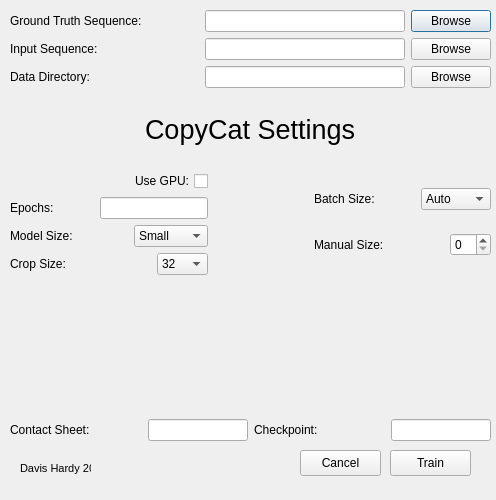
<?xml version="1.0" encoding="UTF-8"?>
<ui version="4.0">
 <class>CopyCat_GUI</class>
 <widget class="QDialog" name="CopyCat_GUI">
  <property name="geometry">
   <rect>
    <x>0</x>
    <y>0</y>
    <width>496</width>
    <height>500</height>
   </rect>
  </property>
  <property name="minimumSize">
   <size>
    <width>496</width>
    <height>500</height>
   </size>
  </property>
  <property name="maximumSize">
   <size>
    <width>496</width>
    <height>500</height>
   </size>
  </property>
  <property name="windowTitle">
   <string>CopyCat Train</string>
  </property>
  <widget class="QWidget" name="verticalLayoutWidget">
   <property name="geometry">
    <rect>
     <x>10</x>
     <y>10</y>
     <width>481</width>
     <height>431</height>
    </rect>
   </property>
   <layout class="QVBoxLayout" name="main_layout">
    <item>
     <layout class="QHBoxLayout" name="gt_frames">
      <item>
       <widget class="QLabel" name="gt_label">
        <property name="text">
         <string>Ground Truth Sequence:</string>
        </property>
       </widget>
      </item>
      <item>
       <spacer name="gt_spacer1">
        <property name="orientation">
         <enum>Qt::Horizontal</enum>
        </property>
        <property name="sizeHint" stdset="0">
         <size>
          <width>40</width>
          <height>20</height>
         </size>
        </property>
       </spacer>
      </item>
      <item>
       <widget class="QLineEdit" name="gt_file_path">
        <property name="minimumSize">
         <size>
          <width>200</width>
          <height>0</height>
         </size>
        </property>
        <property name="maximumSize">
         <size>
          <width>200</width>
          <height>16777215</height>
         </size>
        </property>
       </widget>
      </item>
      <item>
       <widget class="QPushButton" name="gt_file_browse">
        <property name="minimumSize">
         <size>
          <width>30</width>
          <height>0</height>
         </size>
        </property>
        <property name="maximumSize">
         <size>
          <width>100</width>
          <height>16777215</height>
         </size>
        </property>
        <property name="text">
         <string>Browse</string>
        </property>
       </widget>
      </item>
     </layout>
    </item>
    <item>
     <layout class="QHBoxLayout" name="input_frames">
      <item>
       <widget class="QLabel" name="input_label">
        <property name="text">
         <string>Input Sequence:</string>
        </property>
       </widget>
      </item>
      <item>
       <spacer name="input_spacer1">
        <property name="orientation">
         <enum>Qt::Horizontal</enum>
        </property>
        <property name="sizeHint" stdset="0">
         <size>
          <width>40</width>
          <height>20</height>
         </size>
        </property>
       </spacer>
      </item>
      <item>
       <widget class="QLineEdit" name="input_file_path">
        <property name="minimumSize">
         <size>
          <width>200</width>
          <height>0</height>
         </size>
        </property>
        <property name="maximumSize">
         <size>
          <width>200</width>
          <height>16777215</height>
         </size>
        </property>
       </widget>
      </item>
      <item>
       <widget class="QPushButton" name="input_file_browse">
        <property name="minimumSize">
         <size>
          <width>30</width>
          <height>0</height>
         </size>
        </property>
        <property name="maximumSize">
         <size>
          <width>100</width>
          <height>16777215</height>
         </size>
        </property>
        <property name="text">
         <string>Browse</string>
        </property>
       </widget>
      </item>
     </layout>
    </item>
    <item>
     <layout class="QHBoxLayout" name="data_file_browse">
      <item>
       <widget class="QLabel" name="data_label">
        <property name="text">
         <string>Data Directory:</string>
        </property>
       </widget>
      </item>
      <item>
       <spacer name="data_spacer1">
        <property name="orientation">
         <enum>Qt::Horizontal</enum>
        </property>
        <property name="sizeType">
         <enum>QSizePolicy::MinimumExpanding</enum>
        </property>
        <property name="sizeHint" stdset="0">
         <size>
          <width>40</width>
          <height>20</height>
         </size>
        </property>
       </spacer>
      </item>
      <item>
       <widget class="QLineEdit" name="data_dir_path">
        <property name="minimumSize">
         <size>
          <width>200</width>
          <height>0</height>
         </size>
        </property>
        <property name="maximumSize">
         <size>
          <width>200</width>
          <height>16777215</height>
         </size>
        </property>
       </widget>
      </item>
      <item>
       <widget class="QPushButton" name="data_dir_browse">
        <property name="maximumSize">
         <size>
          <width>100</width>
          <height>16777215</height>
         </size>
        </property>
        <property name="text">
         <string>Browse</string>
        </property>
       </widget>
      </item>
     </layout>
    </item>
    <item>
     <spacer name="top_spacer">
      <property name="orientation">
       <enum>Qt::Vertical</enum>
      </property>
      <property name="sizeType">
       <enum>QSizePolicy::Fixed</enum>
      </property>
      <property name="sizeHint" stdset="0">
       <size>
        <width>20</width>
        <height>20</height>
       </size>
      </property>
     </spacer>
    </item>
    <item>
     <layout class="QHBoxLayout" name="cc_header">
      <item>
       <spacer name="cc_header_spacer1">
        <property name="orientation">
         <enum>Qt::Horizontal</enum>
        </property>
        <property name="sizeHint" stdset="0">
         <size>
          <width>40</width>
          <height>20</height>
         </size>
        </property>
       </spacer>
      </item>
      <item>
       <widget class="QLabel" name="cc_header_label">
        <property name="font">
         <font>
          <pointsize>20</pointsize>
         </font>
        </property>
        <property name="text">
         <string>CopyCat Settings</string>
        </property>
       </widget>
      </item>
      <item>
       <spacer name="cc_header_spacer2">
        <property name="orientation">
         <enum>Qt::Horizontal</enum>
        </property>
        <property name="sizeHint" stdset="0">
         <size>
          <width>40</width>
          <height>20</height>
         </size>
        </property>
       </spacer>
      </item>
     </layout>
    </item>
    <item>
     <spacer name="middle_spacer">
      <property name="orientation">
       <enum>Qt::Vertical</enum>
      </property>
      <property name="sizeType">
       <enum>QSizePolicy::Fixed</enum>
      </property>
      <property name="sizeHint" stdset="0">
       <size>
        <width>20</width>
        <height>20</height>
       </size>
      </property>
     </spacer>
    </item>
    <item>
     <layout class="QHBoxLayout" name="cc_settings">
      <item>
       <layout class="QVBoxLayout" name="left_settings">
        <item>
         <layout class="QHBoxLayout" name="gpu_options">
          <item>
           <spacer name="gpu_spacer">
            <property name="orientation">
             <enum>Qt::Horizontal</enum>
            </property>
            <property name="sizeHint" stdset="0">
             <size>
              <width>40</width>
              <height>20</height>
             </size>
            </property>
           </spacer>
          </item>
          <item>
           <widget class="QCheckBox" name="gpu_switch">
            <property name="layoutDirection">
             <enum>Qt::RightToLeft</enum>
            </property>
            <property name="text">
             <string>Use GPU:</string>
            </property>
           </widget>
          </item>
         </layout>
        </item>
        <item>
         <layout class="QHBoxLayout" name="epoch_settings">
          <item>
           <widget class="QLabel" name="epoch_label">
            <property name="text">
             <string>Epochs:</string>
            </property>
           </widget>
          </item>
          <item>
           <spacer name="epoch_spacer1">
            <property name="orientation">
             <enum>Qt::Horizontal</enum>
            </property>
            <property name="sizeHint" stdset="0">
             <size>
              <width>40</width>
              <height>20</height>
             </size>
            </property>
           </spacer>
          </item>
          <item>
           <widget class="QLineEdit" name="epoch_value"/>
          </item>
         </layout>
        </item>
        <item>
         <layout class="QHBoxLayout" name="size_settings">
          <item>
           <widget class="QLabel" name="model_label">
            <property name="text">
             <string>Model Size: </string>
            </property>
           </widget>
          </item>
          <item>
           <spacer name="model_spacer1">
            <property name="orientation">
             <enum>Qt::Horizontal</enum>
            </property>
            <property name="sizeHint" stdset="0">
             <size>
              <width>40</width>
              <height>20</height>
             </size>
            </property>
           </spacer>
          </item>
          <item>
           <widget class="QComboBox" name="model_size">
            <item>
             <property name="text">
              <string extracomment="Quick Training">Small</string>
             </property>
            </item>
            <item>
             <property name="text">
              <string extracomment="Regular Training">Medium</string>
             </property>
            </item>
            <item>
             <property name="text">
              <string extracomment="Detailed Training">Large</string>
             </property>
            </item>
           </widget>
          </item>
         </layout>
        </item>
        <item>
         <layout class="QHBoxLayout" name="crop">
          <item>
           <widget class="QLabel" name="crop_label">
            <property name="text">
             <string>Crop Size:</string>
            </property>
           </widget>
          </item>
          <item>
           <spacer name="crop_spacer1">
            <property name="orientation">
             <enum>Qt::Horizontal</enum>
            </property>
            <property name="sizeHint" stdset="0">
             <size>
              <width>40</width>
              <height>20</height>
             </size>
            </property>
           </spacer>
          </item>
          <item>
           <widget class="QComboBox" name="crop_size">
            <item>
             <property name="text">
              <string>32</string>
             </property>
            </item>
            <item>
             <property name="text">
              <string>64</string>
             </property>
            </item>
            <item>
             <property name="text">
              <string>128</string>
             </property>
            </item>
            <item>
             <property name="text">
              <string>256</string>
             </property>
            </item>
            <item>
             <property name="text">
              <string>512</string>
             </property>
            </item>
           </widget>
          </item>
         </layout>
        </item>
       </layout>
      </item>
      <item>
       <spacer name="cc_spacer1">
        <property name="orientation">
         <enum>Qt::Horizontal</enum>
        </property>
        <property name="sizeHint" stdset="0">
         <size>
          <width>40</width>
          <height>20</height>
         </size>
        </property>
       </spacer>
      </item>
      <item>
       <layout class="QVBoxLayout" name="right_settings">
        <item>
         <layout class="QHBoxLayout" name="batch_type">
          <item>
           <widget class="QLabel" name="batch_type_label">
            <property name="text">
             <string>Batch Size:</string>
            </property>
           </widget>
          </item>
          <item>
           <spacer name="batch_spacer">
            <property name="orientation">
             <enum>Qt::Horizontal</enum>
            </property>
            <property name="sizeHint" stdset="0">
             <size>
              <width>40</width>
              <height>20</height>
             </size>
            </property>
           </spacer>
          </item>
          <item>
           <widget class="QComboBox" name="batch_switch">
            <item>
             <property name="text">
              <string extracomment="Automatically creates batch sizes based on available VRAM">Auto</string>
             </property>
            </item>
            <item>
             <property name="text">
              <string extracomment="Manual batch sizing">Manual</string>
             </property>
            </item>
           </widget>
          </item>
         </layout>
        </item>
        <item>
         <layout class="QHBoxLayout" name="batch_manual">
          <item>
           <widget class="QLabel" name="batch_manual_label">
            <property name="text">
             <string>Manual Size:</string>
            </property>
           </widget>
          </item>
          <item>
           <spacer name="batch_manual_spacer">
            <property name="orientation">
             <enum>Qt::Horizontal</enum>
            </property>
            <property name="sizeHint" stdset="0">
             <size>
              <width>40</width>
              <height>20</height>
             </size>
            </property>
           </spacer>
          </item>
          <item>
           <widget class="QSpinBox" name="batch_manual_size"/>
          </item>
         </layout>
        </item>
       </layout>
      </item>
     </layout>
    </item>
    <item>
     <spacer name="bottom_spacer">
      <property name="orientation">
       <enum>Qt::Vertical</enum>
      </property>
      <property name="sizeHint" stdset="0">
       <size>
        <width>20</width>
        <height>40</height>
       </size>
      </property>
     </spacer>
    </item>
    <item>
     <layout class="QHBoxLayout" name="progress_checks">
      <item>
       <layout class="QHBoxLayout" name="contact_sheet">
        <item>
         <widget class="QLabel" name="contact_sheet_label">
          <property name="text">
           <string>Contact Sheet:</string>
          </property>
         </widget>
        </item>
        <item>
         <spacer name="contact_sheet_spacer1">
          <property name="orientation">
           <enum>Qt::Horizontal</enum>
          </property>
          <property name="sizeHint" stdset="0">
           <size>
            <width>40</width>
            <height>20</height>
           </size>
          </property>
         </spacer>
        </item>
        <item>
         <widget class="QLineEdit" name="contact_sheet_quantity">
          <property name="minimumSize">
           <size>
            <width>100</width>
            <height>0</height>
           </size>
          </property>
          <property name="maximumSize">
           <size>
            <width>100</width>
            <height>16777215</height>
           </size>
          </property>
         </widget>
        </item>
       </layout>
      </item>
      <item>
       <layout class="QHBoxLayout" name="checkpoint">
        <item>
         <widget class="QLabel" name="checkpoint_label">
          <property name="text">
           <string>Checkpoint:</string>
          </property>
         </widget>
        </item>
        <item>
         <spacer name="checkpoint_spacer1">
          <property name="orientation">
           <enum>Qt::Horizontal</enum>
          </property>
          <property name="sizeHint" stdset="0">
           <size>
            <width>40</width>
            <height>20</height>
           </size>
          </property>
         </spacer>
        </item>
        <item>
         <widget class="QLineEdit" name="checkpoint_quantity">
          <property name="minimumSize">
           <size>
            <width>100</width>
            <height>0</height>
           </size>
          </property>
          <property name="maximumSize">
           <size>
            <width>100</width>
            <height>16777215</height>
           </size>
          </property>
         </widget>
        </item>
       </layout>
      </item>
     </layout>
    </item>
   </layout>
  </widget>
  <widget class="QPushButton" name="train_button">
   <property name="geometry">
    <rect>
     <x>390</x>
     <y>450</y>
     <width>81</width>
     <height>26</height>
    </rect>
   </property>
   <property name="text">
    <string>Train</string>
   </property>
  </widget>
  <widget class="QPushButton" name="cancel_button">
   <property name="geometry">
    <rect>
     <x>300</x>
     <y>450</y>
     <width>81</width>
     <height>26</height>
    </rect>
   </property>
   <property name="text">
    <string>Cancel</string>
   </property>
  </widget>
  <widget class="QLabel" name="credit">
   <property name="geometry">
    <rect>
     <x>20</x>
     <y>460</y>
     <width>71</width>
     <height>16</height>
    </rect>
   </property>
   <property name="font">
    <font>
     <pointsize>8</pointsize>
    </font>
   </property>
   <property name="text">
    <string>Davis Hardy 2023</string>
   </property>
  </widget>
 </widget>
 <resources/>
 <connections/>
</ui>
